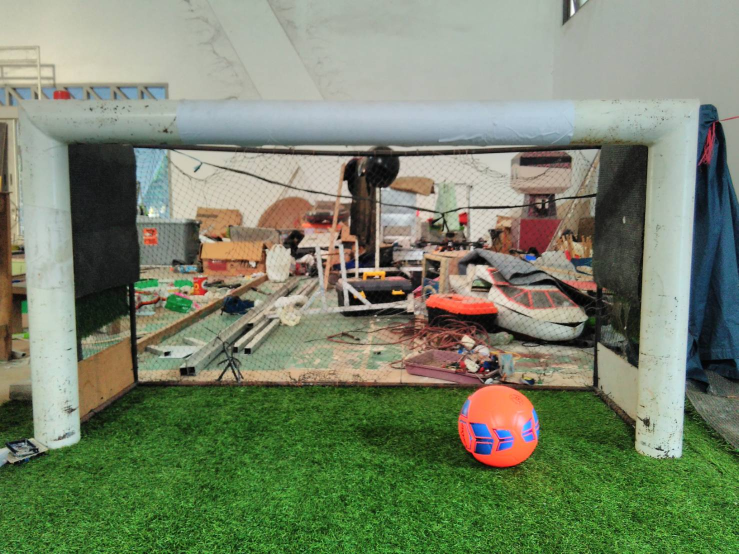
#> input picture foto_gawang.jpg, 1477 x 1108 px, given in place of the camera (shown at 1/2 size)
$ python 'macan - Copy.py'
#> lines starting #> are read from the running program, lines starting #| are printed output that depends on the picture; after the words box and inside, x2 and y2 are one past the last pixel; in counts of white or black regions, pixels touching at a corner belong together
import cv2
import numpy as np
import math
import os
import time
import serial
import io
import RPi.GPIO as GPIO
import socket

'''
GPIO.setmode(GPIO.BCM)
GPIO.setwarnings(False)
GPIO.setup(15,GPIO.OUT,initial=0)
GPIO.setup(20,GPIO.IN)

ser = serial.Serial("/dev/serial0", baudrate=9600, timeout=1.0)
flag = chr(0xFF)

def kirim(data1,data2):
	m_byte1 = int(data1/2)
	byte1 = chr(m_byte1)
	byte2 = chr(data2)
	ser.write(flag)
	ser.write(byte1)
	ser.write(byte2)

'''
kernel = np.ones((5,5),np.uint8)

#os.system('sudo modprobe bcm2835-v4l2')

w=160
h=160

cap = cv2.VideoCapture(0)
cap.set(3,w)
cap.set(4,h)

def nothing(x):
    pass

cv2.namedWindow('HueComp')
cv2.namedWindow('SatComp')
cv2.namedWindow('ValComp')
cv2.namedWindow('closing')
cv2.namedWindow('mask')
cv2.namedWindow('tracking')


cv2.createTrackbar('hmin', 'HueComp',0,179,nothing)
cv2.createTrackbar('hmax', 'HueComp',29,179,nothing)

cv2.createTrackbar('smin', 'SatComp',156,255,nothing)
cv2.createTrackbar('smax', 'SatComp',255,255,nothing)

cv2.createTrackbar('vmin', 'ValComp',49,255,nothing)
cv2.createTrackbar('vmax', 'ValComp',255,255,nothing)

while(1):
    buzz = 0

    _, frame = cap.read()
#> frame is the input picture: shape (1108, 1477, 3); mean B, G, R 106.3, 132.1, 120.7

    hsv = cv2.cvtColor(frame,cv2.COLOR_BGR2HSV)
#> hsv: shape (1108, 1477, 3); mean H, S, V 49.7, 79.7, 139.6
    hue,sat,val = cv2.split(hsv)
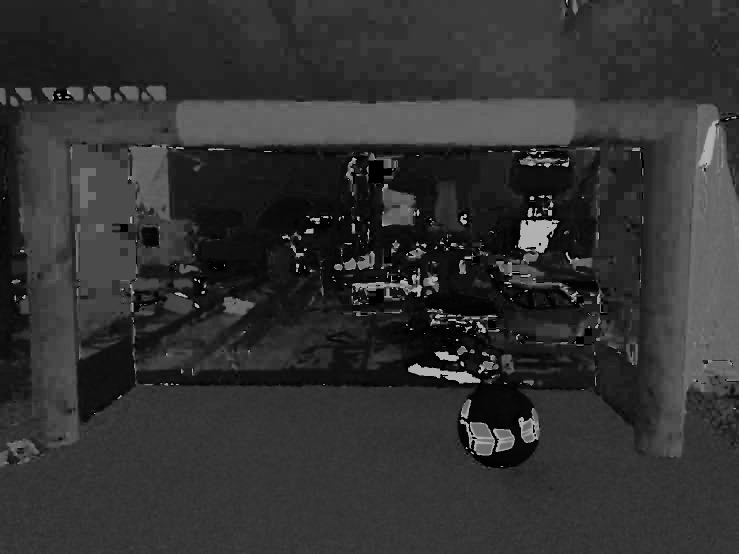
#> hue: shape (1108, 1477) (shown at 1/2 size); min 0, max 179, mean 49.7
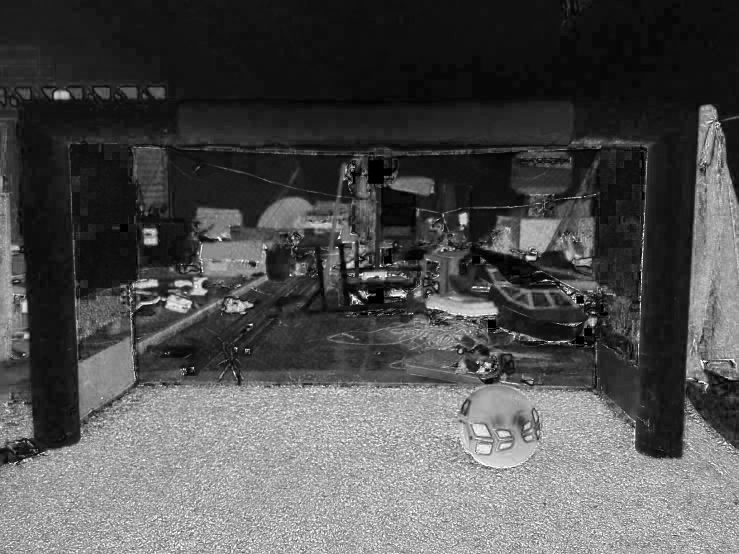
#> sat: shape (1108, 1477) (shown at 1/2 size); min 0, max 255, mean 79.7
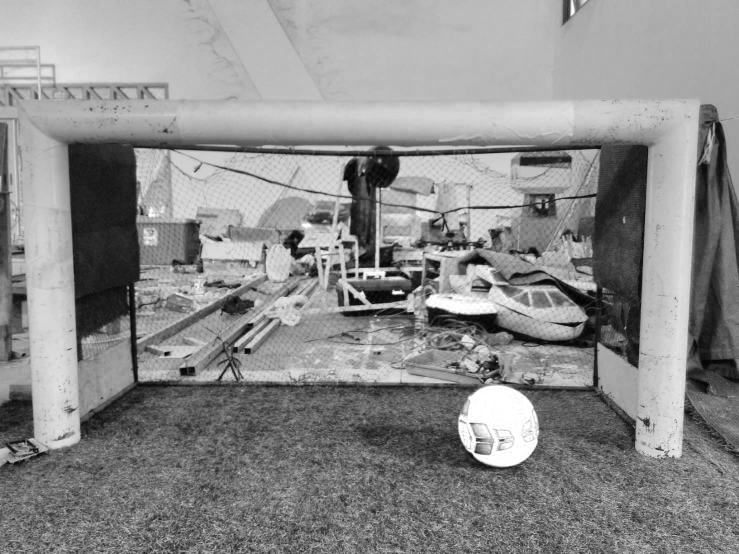
#> val: shape (1108, 1477) (shown at 1/2 size); min 0, max 255, mean 139.6

    if ( True ):
        hmn = cv2.getTrackbarPos('hmin','HueComp')
        hmx = 13
        smn = 183                           ##---=== BOLA ===---##
        smx = 255
        vmn = 158
        vmx = 255

        lower_white = np.array([hmn,smn,vmn])
        upper_white = np.array([hmx,smx,vmx])

        cv2.putText(frame,"BOLA",(2,20),cv2.FONT_HERSHEY_SIMPLEX,1,(0,0,0),2)
#> frame: shape (1108, 1477, 3); 0.04% of pixels changed, all inside (x1, y1, x2, y2) = (5, 0, 81, 22)

        hthresh = cv2.inRange(np.array(hue),np.array(hmn),np.array(hmx))
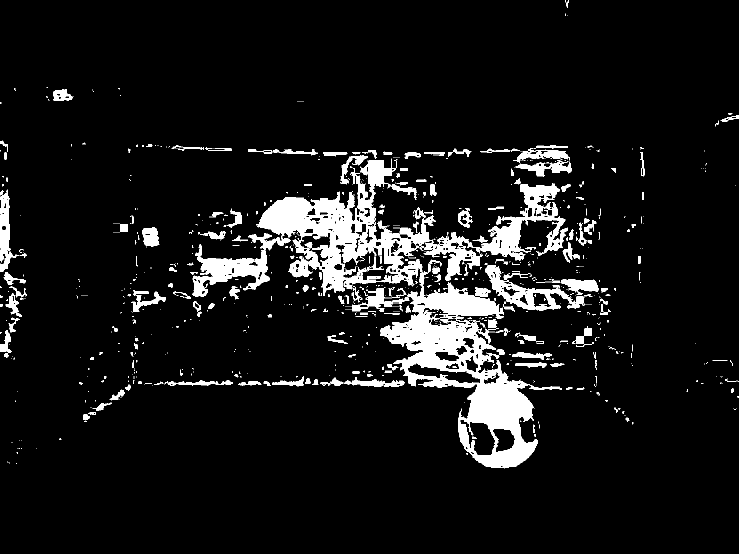
#> hthresh: shape (1108, 1477) (shown at 1/2 size); 8.3% white; 1007 white regions (797 under 20 px), largest, box (x1, y1, x2, y2) and area: (385, 317, 1136, 605) 52129, (760, 543, 1124, 937) 41032, (970, 530, 1169, 621) 4833
        sthresh = cv2.inRange(np.array(sat),np.array(smn),np.array(smx))
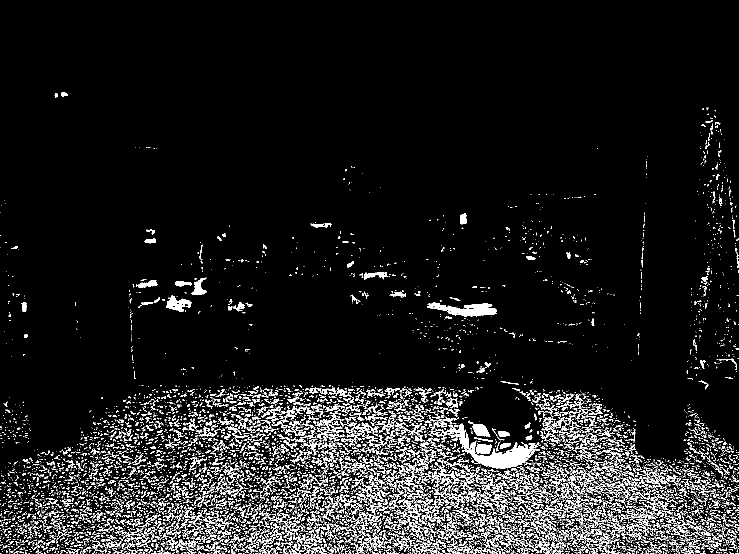
#> sthresh: shape (1108, 1477) (shown at 1/2 size); 8.3% white in thin lines or dots, all inside (x1, y1, x2, y2) = (0, 185, 1477, 1108)
        vthresh = cv2.inRange(np.array(val),np.array(vmn),np.array(vmx))
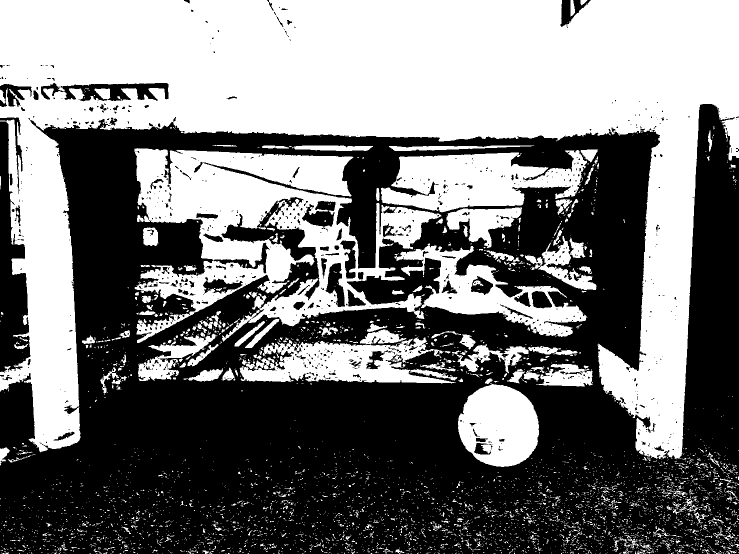
#> vthresh: shape (1108, 1477) (shown at 1/2 size); 47.5% white; 4541 white regions (4211 under 20 px), largest, box (x1, y1, x2, y2) and area: (0, 0, 1477, 919) 511122, (269, 296, 883, 686) 102543, (762, 300, 1174, 425) 31151

        mask = cv2.inRange(hsv, lower_white, upper_white)
#> mask: shape (1108, 1477); 0.38% white; 55 white regions (44 under 20 px), largest, box (x1, y1, x2, y2) and area: (917, 848, 1071, 934) 3497, (855, 604, 994, 629) 1669, (385, 556, 411, 590) 415

        tracking = cv2.bitwise_and(hthresh,cv2.bitwise_and(sthresh,vthresh))


        dilation = cv2.dilate(tracking,kernel,iterations = 1)
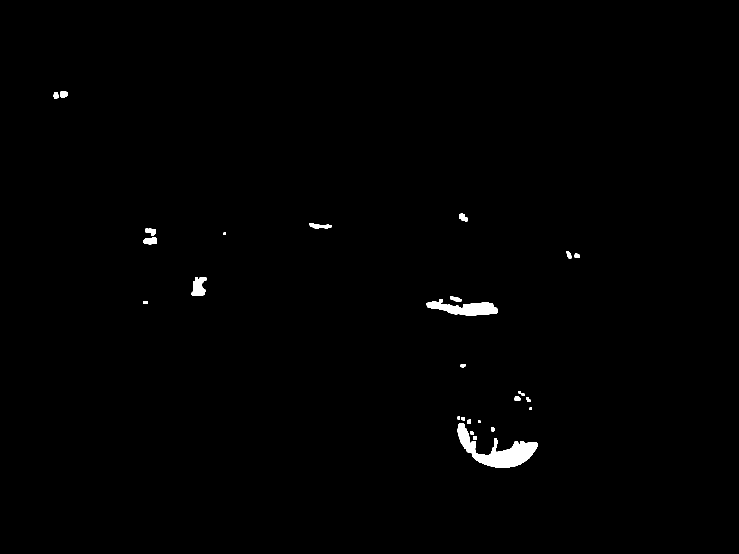
#> dilation: shape (1108, 1477) (shown at 1/2 size); 0.67% white; 28 white regions, largest, box (x1, y1, x2, y2) and area: (915, 846, 1076, 936) 5231, (853, 598, 996, 631) 2610, (383, 554, 413, 592) 764
        closing = cv2.morphologyEx(dilation, cv2.MORPH_CLOSE, kernel)
#> closing: shape (1108, 1477); 0.68% white; 21 white regions, largest, box (x1, y1, x2, y2) and area: (915, 846, 1076, 936) 5426, (853, 598, 996, 631) 2635, (383, 554, 413, 592) 817
        closing = cv2.GaussianBlur(closing,(25,25),0)

        coordinates = cv2.moments(closing)
#> coordinates = moments, m00 2849030, centre m10/m00, m01/m00 = (864.6, 732.3)
        area = coordinates['m00']
#> area = 2849030

        if(area >20):
            if(area <2000000):
                x = int(coordinates['m10']/coordinates['m00'])
                y = int(coordinates['m01']/coordinates['m00'])
                #PIO.output(15,True)
                print('1')

                cv2.circle(frame,(x,y),5,(0,255,0),4)

                kirim(x,y)
                cv2.putText(frame,str(x),(2,120),cv2.FONT_HERSHEY_SIMPLEX,1,(0,255,0),2)
                cv2.putText(frame,str(y),(120,120),cv2.FONT_HERSHEY_SIMPLEX,1,(0,255,0),2)
     #   else:
      #      kirim(0,0)

    '''
    else:
        hmn = 32
        hmx = 36
        smn = 154                           ##---=== GAWANG ===---##
        smx = 255
        vmn = 137
        vmx = 190

        cv2.putText(frame,"GAWANG",(2,20),cv2.FONT_HERSHEY_SIMPLEX,1,(0,0,0),2)


        hthresh = cv2.inRange(np.array(hue),np.array(hmn),np.array(hmx))
        sthresh = cv2.inRange(np.array(sat),np.array(smn),np.array(smx))
        vthresh = cv2.inRange(np.array(val),np.array(vmn),np.array(vmx))


        tracking = cv2.bitwise_and(hthresh,cv2.bitwise_and(sthresh,vthresh))


        dilation = cv2.dilate(tracking,kernel,iterations = 1)
        closing = cv2.morphologyEx(dilation, cv2.MORPH_CLOSE, kernel)
        closing = cv2.GaussianBlur(closing,(25,25),0)


        coordinates = cv2.moments(closing)
        area = coordinates['m00']

        if(area >100):
            if(area <2000000):

                x = int(coordinates['m10']/coordinates['m00'])
                y = int(coordinates['m01']/coordinates['m00'])
                GPIO.output(15,True)
                kirim(x,y)

                cv2.rectangle(frame,(x-5,y-5), (x+5,y+5), (0,255,0),2)
                cv2.putText(frame,str(x),(2,120),cv2.FONT_HERSHEY_SIMPLEX,1,(0,255,0),2)
                cv2.putText(frame,str(y),(120,120),cv2.FONT_HERSHEY_SIMPLEX,1,(0,255,0),2)

    '''
    #GPIO.output(15,False)
    print('0')
    cv2.imshow('HueComp',hthresh)
    cv2.imshow('SatComp',sthresh)
    cv2.imshow('ValComp',vthresh)
    cv2.imshow('closing',closing)
    cv2.imshow('mask',mask)
    cv2.imshow('tracking',frame)

    k = cv2.waitKey(5) & 0xFF
#> (key Esc is pressed here)
    if k == 27:
        break

cap.release()
cv2.destroyAllWindows()
